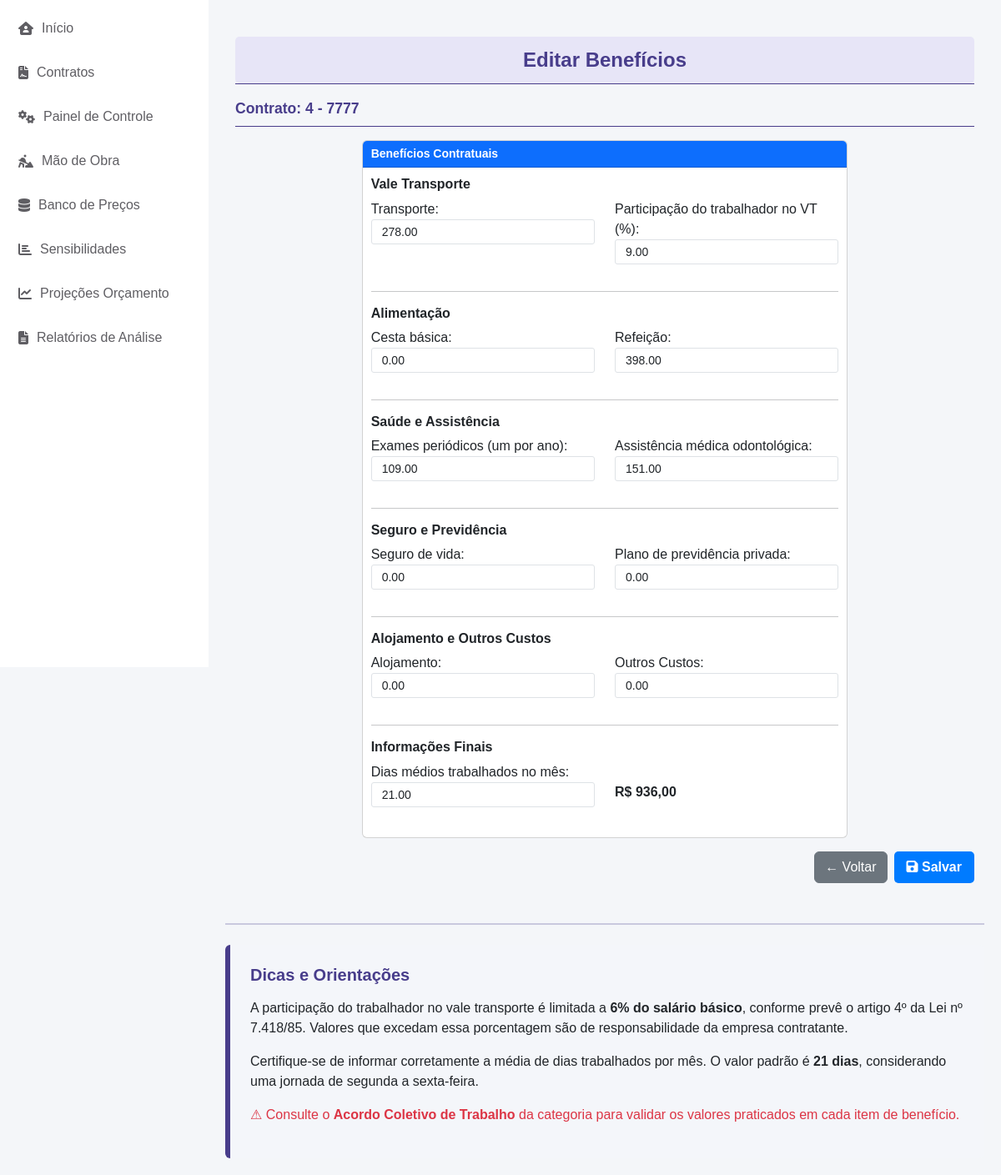
Page /mao_obra/beneficios/4/ on the committed database.
### cad_contrato/models.py (models this page shows, shortened)
class CadastroContrato(models.Model):
    ESTADOS_CHOICES = [
        ('AC', 'Acre'),
        ('AL', 'Alagoas'),
        ('AP', 'Amapá'),
        ('AM', 'Amazonas'),
        ('BA', 'Bahia'),
        ('CE', 'Ceará'),
        ('DF', 'Distrito Federal'),
        ('ES', 'Espírito Santo'),
        ('GO', 'Goiás'),
        ('MA', 'Maranhão'),
        ('MT', 'Mato Grosso'),
        ('MS', 'Mato Grosso do Sul'),
        ('MG', 'Minas Gerais'),
        ('PA', 'Pará'),
        ('PB', 'Paraíba'),
        ('PR', 'Paraná'),
        ('PE', 'Pernambuco'),
        ('PI', 'Piauí'),
        ('RJ', 'Rio de Janeiro'),
        ('RN', 'Rio Grande do Norte'),
        ('RS', 'Rio Grande do Sul'),
        ('RO', 'Rondônia'),
        ('RR', 'Roraima'),
        ('SC', 'Santa Catarina'),
        ('SP', 'São Paulo'),
        ('SE', 'Sergipe'),
        ('TO', 'Tocantins'),
    ]
    STATUS_CHOICES = [
        ('EM_LICITACAO', 'Em Licitação'),
        ('EM_RENOVACAO', 'Em Renovação'),
        ('ATIVO', 'Ativo'),
        ('ENCERRADO', 'Encerrado'),
    ]
    contrato = models.AutoField(primary_key=True)
    concessionaria = models.CharField(max_length=100, default='Equatorial')
    estado = models.CharField(max_length=2, choices=ESTADOS_CHOICES, default='GO')
    municipio = models.CharField(max_length=100, default='Goiânia')
    escopo_contrato = models.CharField(max_length=255)
    inicio_vigencia_contrato = models.DateField(default='2025-01-01')
    fim_vigencia_contrato = models.DateField(default='2029-01-01')
    versao_base = models.ForeignKey('self', null=True, blank=True, on_delete=models.PROTECT, related_name='versoes')
    numero_versao = models.IntegerField(default=0)
    descricao_alteracao = models.TextField(blank=True)
    status_contrato = models.CharField(max_length=15, choices=STATUS_CHOICES, default='EM_LICITACAO', verbose_name="Status do Contrato")
    valor_inicial = models.DecimalField(max_digits=15, decimal_places=2, default=0.00, verbose_name="Valor Inicial do Contrato")
    created_at = models.DateTimeField(auto_now_add=True)
    updated_at = models.DateTimeField(auto_now=True)
    class Meta:
        ordering = ['-created_at']

### mao_obra/models.py (models this page shows, shortened)
class BeneficiosColaborador(models.Model):
    contrato = models.ForeignKey(CadastroContrato, on_delete=models.CASCADE)  # Vínculo com o contrato
    assistencia_medica_odonto = models.DecimalField(
        max_digits=7, decimal_places=2, default=151.00, verbose_name="Assistência médica odontológica"
    )
    exames_periodicos = models.DecimalField(
        max_digits=7, decimal_places=2, default=109.00, verbose_name="Exames periódicos (um por ano)"
    )
    refeicao = models.DecimalField(
        max_digits=7, decimal_places=2, default=398.00, verbose_name="Refeição"
    )
    cesta_basica = models.DecimalField(
        max_digits=7, decimal_places=2, default=0.00, verbose_name="Cesta básica"
    )
    alojamento = models.DecimalField(
        max_digits=7, decimal_places=2, default=0.00, verbose_name="Alojamento"
    )
    seguro_vida = models.DecimalField(
        max_digits=7, decimal_places=2, default=0.00, verbose_name="Seguro de vida"
    )
    previdencia_privada = models.DecimalField(
        max_digits=7, decimal_places=2, default=0.00, verbose_name="Plano de previdência privada"
    )
    transporte = models.DecimalField(
        max_digits=7, decimal_places=2, default=278.00, verbose_name="Transporte"
    )
    percentual_participacao_transporte = models.DecimalField(
        max_digits=5,
        decimal_places=2,
        default=6.00,
        verbose_name="Participação do trabalhador no VT (%)"
    )
    dias_trabalhados_mes = models.DecimalField(
        max_digits=5,
        decimal_places=2,
        default=21.00,
        verbose_name="Dias médios trabalhados no mês"
    )
    outros_custos = models.DecimalField(max_digits=7, decimal_places=2, default=0.00, verbose_name='Outros Custos')
    total = models.DecimalField(
        max_digits=7, decimal_places=2, default=0, verbose_name="Total"
    )

### mao_obra/views.py (the view, shortened to what this page needs)
# urls.py: path('beneficios/<int:contrato_id>/', BeneficiosColaboradorUpdateView.as_view(), name='editar_beneficios'),
class BeneficiosColaboradorUpdateView(View):
    template_name = 'editar_beneficios.html'
    def get(self, request, contrato_id):
        contrato = get_object_or_404(CadastroContrato, contrato=contrato_id)
        beneficio, _ = BeneficiosColaborador.objects.get_or_create(contrato=contrato)
        form = BeneficiosColaboradorForm(instance=beneficio)
        return render(request, self.template_name, {'form': form, 'contrato': contrato})

### mao_obra/forms.py
class BeneficiosColaboradorForm(forms.ModelForm):
    class Meta:
        model = BeneficiosColaborador
        exclude = ['total', 'contrato']  # Exclui campo de chave estrangeira
        widgets = {
            field.name: forms.NumberInput(attrs={'class': 'form-control', 'step': '0.01'})
            for field in model._meta.fields
            if isinstance(field, (models.DecimalField, models.IntegerField)) and field.name not in ['total', 'contrato']
        }

### app/context_processors.py (called while the page is built)
def contrato_context(request):
    contrato_id = request.session.get('contrato_id')
    contrato = None
    if contrato_id:
        try:
            contrato = CadastroContrato.objects.get(contrato=contrato_id)
        except CadastroContrato.DoesNotExist:
            pass
    return {'contrato': contrato}

### mao_obra/templates/editar_beneficios.html (shortened to what this page needs)
{% extends 'base.html' %}
{% block content %}
<div class="container-fluid mt-4">
    <div class="header">
        Editar Benefícios
    </div>
    <p class="text-center mt-0 font-weight-bold" style="font-size: 0.8rem; border-bottom: 1px solid #483D8B;"></p>
    <p class="form-label fw-bold" style="color: #483D8B; font-size: 1.1rem;">
        Contrato: {{ contrato.contrato }} - {{ contrato.escopo_contrato }}
    </p>
    <p class="text-muted" style="font-size: 0.8rem; border-bottom: 1px solid #483D8B;"></p>
    <form method="post">
        <div class="row d-flex justify-content-center align-items-stretch mt-3">
            <div class="col-lg-8">
                <div class="card w-100 h-100">
                    <div class="card-header bg-primary text-white">
                        Benefícios Contratuais
                    </div>
                    <div class="card-body">
                        <h6 class="fw-bold">Vale Transporte</h6>
                        <div class="row">
                            <div class="col-md-6 mb-3">
                                {{ form.transporte.label_tag }} {{ form.transporte }}
                            </div>
                            <div class="col-md-6 mb-3">
                                {{ form.percentual_participacao_transporte.label_tag }} {{ form.percentual_participacao_transporte }}
                            </div>
                        </div>
                        <hr>
                        <h6 class="fw-bold">Alimentação</h6>
                        <div class="row">
                            <div class="col-md-6 mb-3">
                                {{ form.cesta_basica.label_tag }} {{ form.cesta_basica }}
                            </div>
                            <div class="col-md-6 mb-3">
                                {{ form.refeicao.label_tag }} {{ form.refeicao }}
                            </div>
                        </div>
                        <hr>
                        <h6 class="fw-bold">Saúde e Assistência</h6>
                        <div class="row">
                            <div class="col-md-6 mb-3">
                                {{ form.exames_periodicos.label_tag }} {{ form.exames_periodicos }}
                            </div>
                            <div class="col-md-6 mb-3">
                                {{ form.assistencia_medica_odonto.label_tag }} {{ form.assistencia_medica_odonto }}
                            </div>
                        </div>
                        <hr>
                        <h6 class="fw-bold">Seguro e Previdência</h6>
                        <div class="row">
                            <div class="col-md-6 mb-3">
                                {{ form.seguro_vida.label_tag }} {{ form.seguro_vida }}
                            </div>
                            <div class="col-md-6 mb-3">
                                {{ form.previdencia_privada.label_tag }} {{ form.previdencia_privada }}
                            </div>
                        </div>
                        <hr>
                        <h6 class="fw-bold">Alojamento e Outros Custos</h6>
                        <div class="row">
                            <div class="col-md-6 mb-3">
                                {{ form.alojamento.label_tag }} {{ form.alojamento }}
                            </div>
                            <div class="col-md-6 mb-3">
                                {{ form.outros_custos.label_tag }} {{ form.outros_custos }}
                            </div>
                        </div>
                        <hr>
                        <h6 class="fw-bold">Informações Finais</h6>
                        <div class="row">
                            <div class="col-md-6 mb-3">
                                {{ form.dias_trabalhados_mes.label_tag }} {{ form.dias_trabalhados_mes }}
                            </div>
                            <div class="col-md-6 mb-3">
                                <p id="total" class="fw-bold">R$ {{ form.instance.total|floatformat:2 }}</p>
                            </div>
                        </div>
                    </div>
                </div>
            </div>
        </div>
        <div class="row mt-3">
            <div class="col-md-12 d-flex justify-content-end gap-2">
                <button type="button" class="btn btn-secondary" onclick="window.history.back();">
                    ← Voltar
                </button>
                <button type="submit" id="salvar" class="btn btn-save">
                    <i class="fas fa-save"></i> Salvar
                </button>
            </div>
        </div>
    </form>
</div>
<hr class="mt-5 mb-4" style="border: 1px solid #483D8B;">
<div class="container mt-4 p-4 rounded" style="background-color: #f4f6fa; border-left: 6px solid #483D8B;">
    <h5 class="fw-bold mb-3" style="color: #483D8B;">Dicas e Orientações</h5>
    <p>
        A participação do trabalhador no vale transporte é limitada a <strong>6% do salário básico</strong>, conforme prevê o artigo 4º da Lei nº 7.418/85.
        Valores que excedam essa porcentagem são de responsabilidade da empresa contratante.
    </p>
    <p>
        Certifique-se de informar corretamente a média de dias trabalhados por mês. O valor padrão é <strong>21 dias</strong>, considerando uma jornada de segunda a sexta-feira.
    </p>
    <p class="text-danger">
        ⚠ Consulte o <strong>Acordo Coletivo de Trabalho</strong> da categoria para validar os valores praticados em cada item de benefício.
    </p>
</div>
{% endblock %}

### app/templates/base.html (style rules this page uses)
body { background-color: #f4f6f9; font-family: Arial, sans-serif; }
.header { background-color: rgb(231, 229, 247); color: #483D8B; text-align: center; padding: 10px; font-size: 1.5rem; font-weight: bold; border-radius: 5px; }
.card-header { background-color: #483D8B; color: white; font-weight: bold; font-size: 14px; padding: 5px 10px; }
.card-body { padding: 10px; }
.form-control { height: 30px; font-size: 14px; border-radius: 3px; }
.btn-save { padding: 5px 15px; font-size: 1rem; font-weight: bold; background-color: #007bff; color: #ffffff; border: none; border-radius: 5px; float: right; }

### rows in the picture
CadastroContrato: contrato "4", escopo_contrato "7777"
BeneficiosColaborador: transporte "278.00", percentual_participacao_transporte "9.00", cesta_basica "0.00", refeicao "398.00", exames_periodicos "109.00", assistencia_medica_odonto "151.00", seguro_vida "0.00", previdencia_privada "0.00", alojamento "0.00", outros_custos "0.00", dias_trabalhados_mes "21.00", instance.total "936,00"
